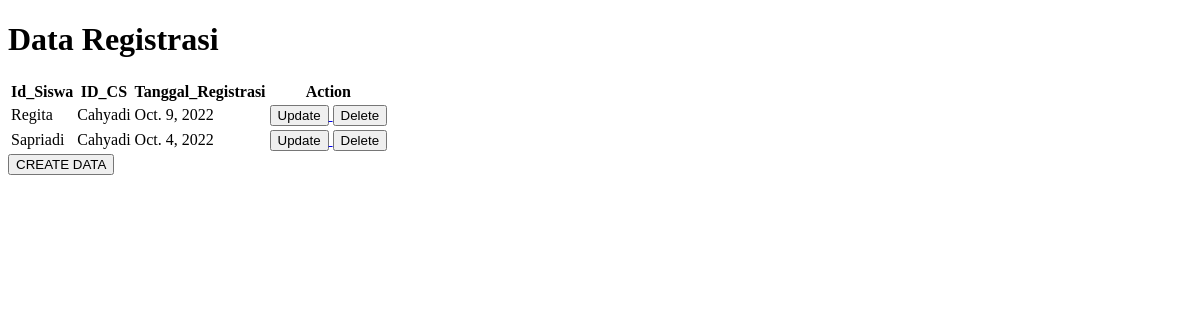
/registrasi, run on an earlier commit of the app's database.
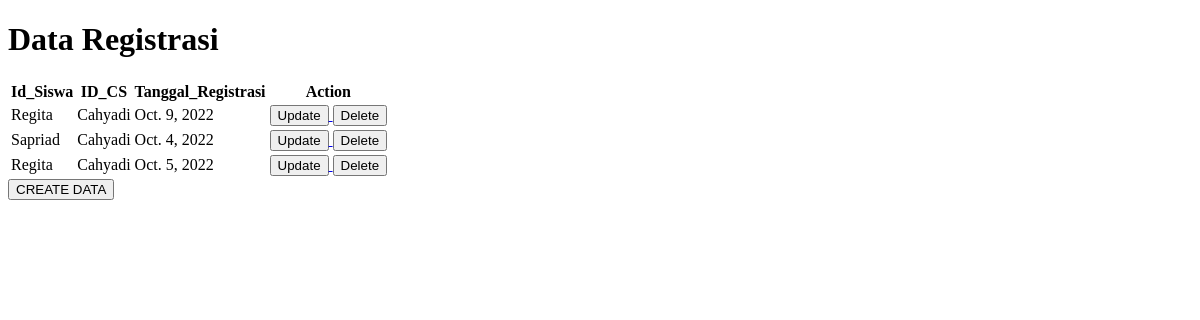
And on a later commit of the database.
### app/models.py (models this page shows, shortened)
class Registrasi(models.Model):
    Id_Registrasi = models.AutoField(primary_key=True)
    Id_Siswa = models.ForeignKey(Siswa, on_delete=models.CASCADE)
    ID_CS = models.ForeignKey(CustomerService, on_delete=models.CASCADE)
    Tanggal_Registrasi = models.DateField()

class Siswa(models.Model):
    Id_Siswa = models.AutoField(primary_key=True)
    Nama_Siswa = models.CharField(max_length=50)
    Tanggal_Lahir = models.DateField()
    Alamat_Siswa = models.TextField(blank=True, null=True)
    Nomor_Telepon_Siswa = models.PositiveIntegerField()
    def __str__(self):
        return str(self.Nama_Siswa)

class CustomerService(models.Model):
    ID_CS = models.AutoField(primary_key=True)
    nama_cs = models.CharField(max_length=50)
    nomer_telepon_cs = models.PositiveIntegerField()
    Alamat_cs = models.TextField()
    def __str__(self):
        return str(self.nama_cs)

### app/views.py (the view)
# urls.py: path('registrasi', views.registrasi, name='registrasi'),
def registrasi(request):
    allregistrasiobj = models.Registrasi.objects.all()
    getregistrasiobj = models.Registrasi.objects.get(Id_Registrasi=2)
    return render(request, 'registrasi.html',{
        'allregistrasiobj' : allregistrasiobj,
        'getregistrasiobj' : getregistrasiobj,
    })

### app/templates/registrasi.html (shortened to what this page needs)
<!DOCTYPE html>
<html lang="en">
<head>
</head>
<body>
    <h1>Data Registrasi</h1>
    <table>
        <tr>
            <th>Id_Siswa</th>
            <th>ID_CS</th>
            <th>Tanggal_Registrasi</th>
            <th>Action</th>
        </tr>
        {% for item in allregistrasiobj %}
        <tr>
            <td>{{ item.Id_Siswa }}</td>
            <td>{{ item.ID_CS }}</td>
            <td>{{ item.Tanggal_Registrasi}}</td>
            <td>
                <a href="{%url 'updateregistrasi' item.Id_Registrasi %}">
                    <button>Update</button>
                </a>
                <a href="{%url 'deleteregistrasi' item.Id_Registrasi %}">
                    <button>Delete</button>
                </a>
            </td>
        </tr>
        {% endfor %}
    </table>
    <a href="{% url 'createregistrasi' %}">
        <button>
            CREATE DATA
        </button>
    </a>
</body>
</html>

What changed in the data, as far as the page shows it:
changed through a linked row, Registrasi: Id_Siswa "Sapriadi" → "Sapriad"
added Registrasi: Id_Siswa "Regita", ID_CS "Cahyadi", Tanggal_Registrasi "Oct. 5, 2022"
